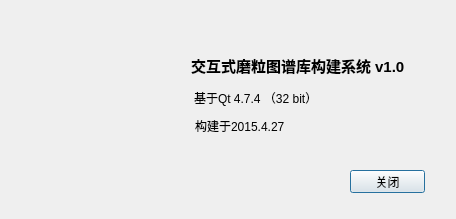
<?xml version="1.0" encoding="UTF-8"?>
<ui version="4.0">
 <class>About</class>
 <widget class="QDialog" name="About">
  <property name="geometry">
   <rect>
    <x>0</x>
    <y>0</y>
    <width>456</width>
    <height>219</height>
   </rect>
  </property>
  <property name="windowTitle">
   <string>Dialog</string>
  </property>
  <widget class="QLabel" name="label">
   <property name="geometry">
    <rect>
     <x>10</x>
     <y>50</y>
     <width>161</width>
     <height>81</height>
    </rect>
   </property>
   <property name="text">
    <string/>
   </property>
   <property name="pixmap">
    <pixmap resource="ImageCompletion.qrc">:/new/prefix1/icons/login_logo.png</pixmap>
   </property>
   <property name="scaledContents">
    <bool>true</bool>
   </property>
  </widget>
  <widget class="QLabel" name="label_2">
   <property name="geometry">
    <rect>
     <x>191</x>
     <y>50</y>
     <width>241</width>
     <height>31</height>
    </rect>
   </property>
   <property name="text">
    <string>&lt;!DOCTYPE HTML PUBLIC &quot;-//W3C//DTD HTML 4.0//EN&quot; &quot;http://www.w3.org/TR/REC-html40/strict.dtd&quot;&gt;
&lt;html&gt;&lt;head&gt;&lt;meta name=&quot;qrichtext&quot; content=&quot;1&quot; /&gt;&lt;style type=&quot;text/css&quot;&gt;
p, li { white-space: pre-wrap; }
&lt;/style&gt;&lt;/head&gt;&lt;body style=&quot; font-family:'SimSun'; font-size:9pt; font-weight:400; font-style:normal;&quot;&gt;
&lt;p style=&quot; margin-top:0px; margin-bottom:0px; margin-left:0px; margin-right:0px; -qt-block-indent:0; text-indent:0px;&quot;&gt;&lt;span style=&quot; font-size:11pt; font-weight:600;&quot;&gt;交互式磨粒图谱库构建系统 v1.0&lt;/span&gt;&lt;/p&gt;&lt;/body&gt;&lt;/html&gt;</string>
   </property>
  </widget>
  <widget class="QLabel" name="label_3">
   <property name="geometry">
    <rect>
     <x>194</x>
     <y>90</y>
     <width>131</width>
     <height>16</height>
    </rect>
   </property>
   <property name="text">
    <string>基于Qt 4.7.4 （32 bit）</string>
   </property>
  </widget>
  <widget class="QLabel" name="label_4">
   <property name="geometry">
    <rect>
     <x>195</x>
     <y>118</y>
     <width>131</width>
     <height>16</height>
    </rect>
   </property>
   <property name="text">
    <string>构建于2015.4.27</string>
   </property>
  </widget>
  <widget class="QPushButton" name="pushButton">
   <property name="geometry">
    <rect>
     <x>350</x>
     <y>170</y>
     <width>75</width>
     <height>23</height>
    </rect>
   </property>
   <property name="text">
    <string>关闭</string>
   </property>
  </widget>
 </widget>
 <resources>
  <include location="ImageCompletion.qrc"/>
 </resources>
 <connections/>
</ui>
